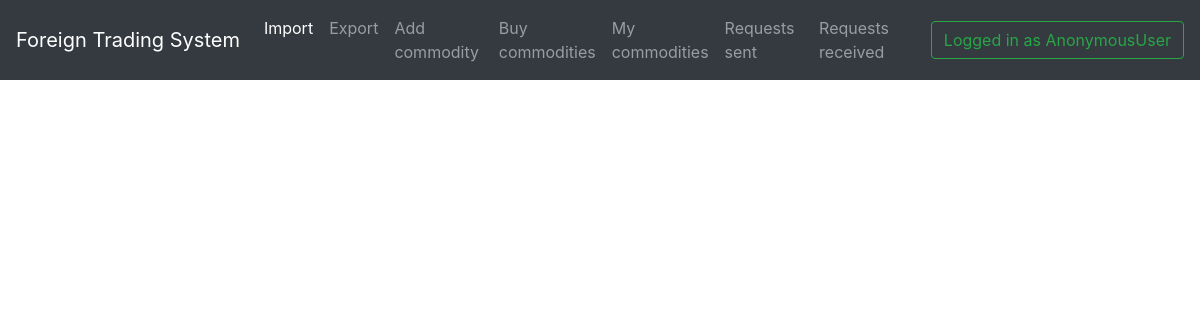
The page /trade/commodity/requests/sent on the database as committed earlier.
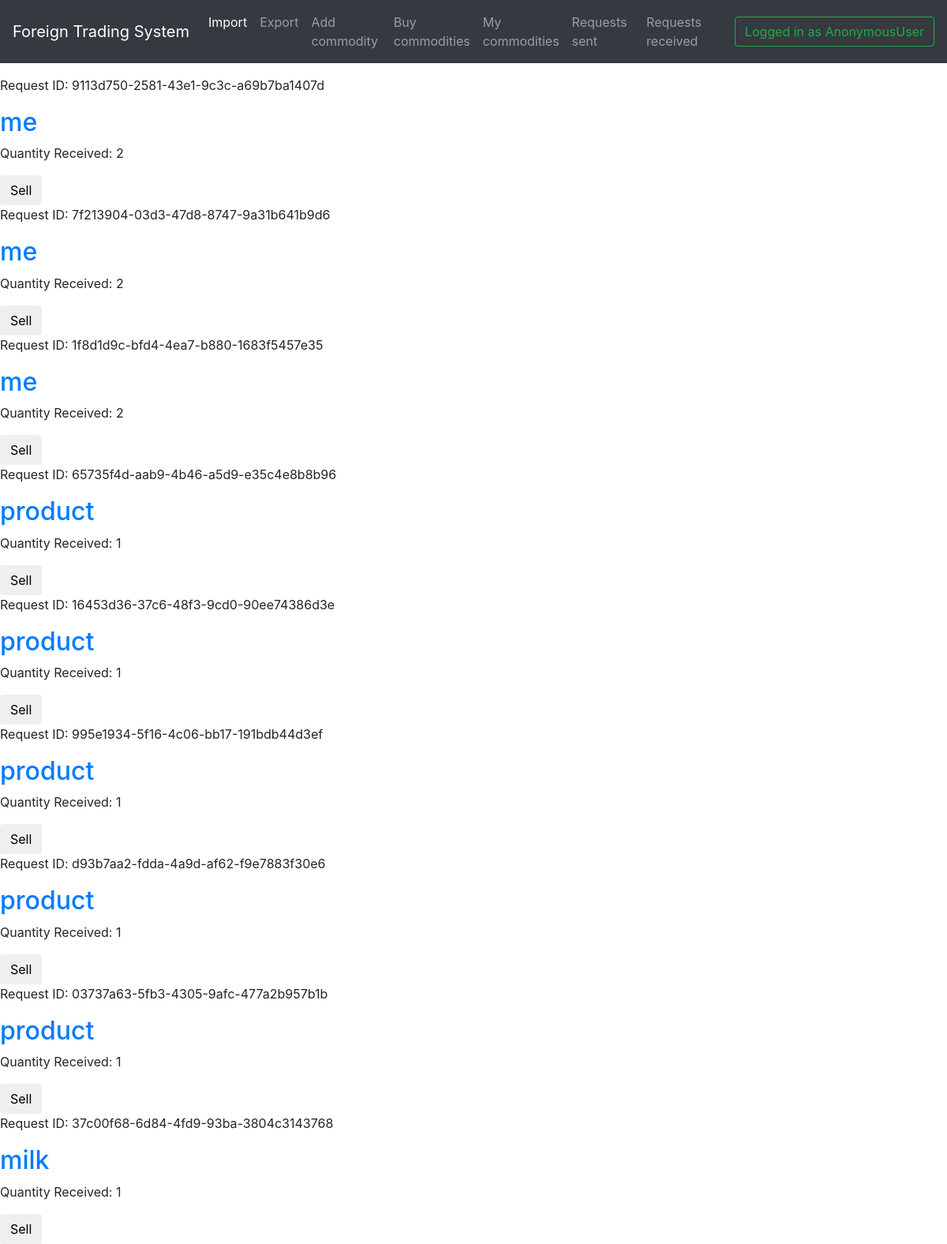
The same page on the database as committed later.
### trade/models.py (models this page shows)
class Request(models.Model):
    requestID = models.UUIDField(primary_key=True, default=uuid.uuid4, editable=False)
    commodityName = models.CharField( max_length = 50)
    exporterName = models.CharField( max_length = 50 )
    quantityRequested = models.IntegerField()
    def __str__(self):
        return self.commodityName

### trade/views.py (the view)
def requestsSentShow(request):
    posts= Request.objects.exclude(exporterName = request.user)
    print posts
    context = {
        'posts' : posts
    }
    return render(request,'trade/requests.html',context)

### trade/templates/trade/requests.html
{% extends 'basetemp.html' %}
{% block content %}
 {% for post in posts %}
      <div>
          <p>Request ID: {{ post.requestID }}</p>
          <h2><a href="" name="mytextbox">{{ post.commodityName }}</a></h2>
          <p>Quantity Received: {{ post.quantityRequested }}</p>
          <input type="submit" class="btn" value="Sell" name="mybtn">
      </div>
  {% endfor %}
{% endblock %}

### templates/basetemp.html (shortened to what this page needs)
<!DOCTYPE html>
<html lang="en">
<head>
  <link rel="stylesheet" href="https://stackpath.bootstrapcdn.com/bootstrap/4.1.3/css/bootstrap.min.css">
</head>
<body>
  <nav class="navbar navbar-expand-md navbar-dark bg-dark fixed-top">
        <a class="navbar-brand" href="{% url 'home' %}">Foreign Trading System</a>
        <div class="collapse navbar-collapse" id="navbarsExampleDefault">
          <ul class="navbar-nav mr-auto">
            <li class="nav-item active">
              <a class="nav-link" href="{% url 'home' %}">Import<span class="sr-only">(current)</span></a>
            </li>
            <li class="nav-item">
              <a class="nav-link" href="#">Export</a>
            </li>
            <li class="nav-item">
              <a class="nav-link" href="{% url 'commodity-add' %}">Add commodity</a>
            </li>
            <li class="nav-item">
              <a class="nav-link" href="{% url 'commodity-buy' %}">Buy commodities</a>
            </li>
            <li class="nav-item">
              <a class="nav-link" href="{% url 'mycommodities-view' %}">My commodities</a>
            </li>
            <li class="nav-item">
              <a class="nav-link" href="{% url 'requests-view-sent' %}">Requests sent</a>
            </li>
            <li class="nav-item">
              <a class="nav-link" href="{% url 'requests-view' %}">Requests received</a>
            </li>
          </ul>
            <button class="btn btn-outline-success my-2 my-sm-0" type="logout" action="">Logged in as {{user}}</button>
        </div>
      </nav>
<br>
<br>
<br>
<br>
{% block content %}{% endblock %}
</body>
</html>

Rows that differ between the two databases and show on the page:
added Request: requestID "9113d750-2581-43e1-9c3c-a69b7ba1407d", commodityName "me", quantityRequested "2"
added Request: requestID "7f213904-03d3-47d8-8747-9a31b641b9d6", commodityName "me", quantityRequested "2"
added Request: requestID "1f8d1d9c-bfd4-4ea7-b880-1683f5457e35", commodityName "me", quantityRequested "2"
added Request: requestID "65735f4d-aab9-4b46-a5d9-e35c4e8b8b96", commodityName "product", quantityRequested "1"
added Request: requestID "16453d36-37c6-48f3-9cd0-90ee74386d3e", commodityName "product", quantityRequested "1"
added Request: requestID "995e1934-5f16-4c06-bb17-191bdb44d3ef", commodityName "product", quantityRequested "1"
added Request: requestID "d93b7aa2-fdda-4a9d-af62-f9e7883f30e6", commodityName "product", quantityRequested "1"
added Request: requestID "03737a63-5fb3-4305-9afc-477a2b957b1b", commodityName "product", quantityRequested "1"
added Request: requestID "37c00f68-6d84-4fd9-93ba-3804c3143768", commodityName "milk", quantityRequested "1"
